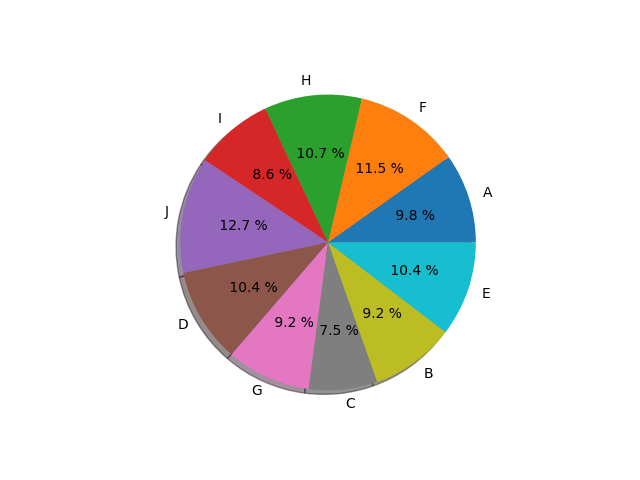

Here is the Python script that generated this plot:
# import pandas and matplotlib
import pandas as pd
import matplotlib.pyplot as plt

# create 2D array of table given above
data = [['E001', 'M', 34, 123, 'Normal', 350],
        ['E002', 'F', 40, 114, 'Overweight', 450],
        ['E003', 'F', 37, 135, 'Obesity', 169],
        ['E004', 'M', 30, 139, 'Underweight', 189],
        ['E005', 'F', 44, 117, 'Underweight', 183],
        ['E006', 'M', 36, 121, 'Normal', 80],
        ['E007', 'M', 32, 133, 'Obesity', 166],
        ['E008', 'F', 26, 140, 'Normal', 120],
        ['E009', 'M', 32, 133, 'Normal', 75],
        ['E010', 'M', 36, 133, 'Underweight', 40] ]
  
# dataframe created with
# the above data array
df = pd.DataFrame(data, columns = ['EMPID', 'Gender', 
                                    'Age', 'Sales',
                                    'BMI', 'Income'] )
  
plt.pie(df['Age'], labels = {"A", "B", "C",
                             "D", "E", "F",
                             "G", "H", "I", "J"},
                               
autopct ='% 1.1f %%', shadow = True)
plt.show()
  
plt.pie(df['Income'], labels = {"A", "B", "C",
                                "D", "E", "F",
                                "G", "H", "I", "J"},
                                  
autopct ='% 1.1f %%', shadow = True)
plt.show()
  
plt.pie(df['Sales'], labels = {"A", "B", "C",
                               "D", "E", "F",
                               "G", "H", "I", "J"},
autopct ='% 1.1f %%', shadow = True)
plt.show()
  
